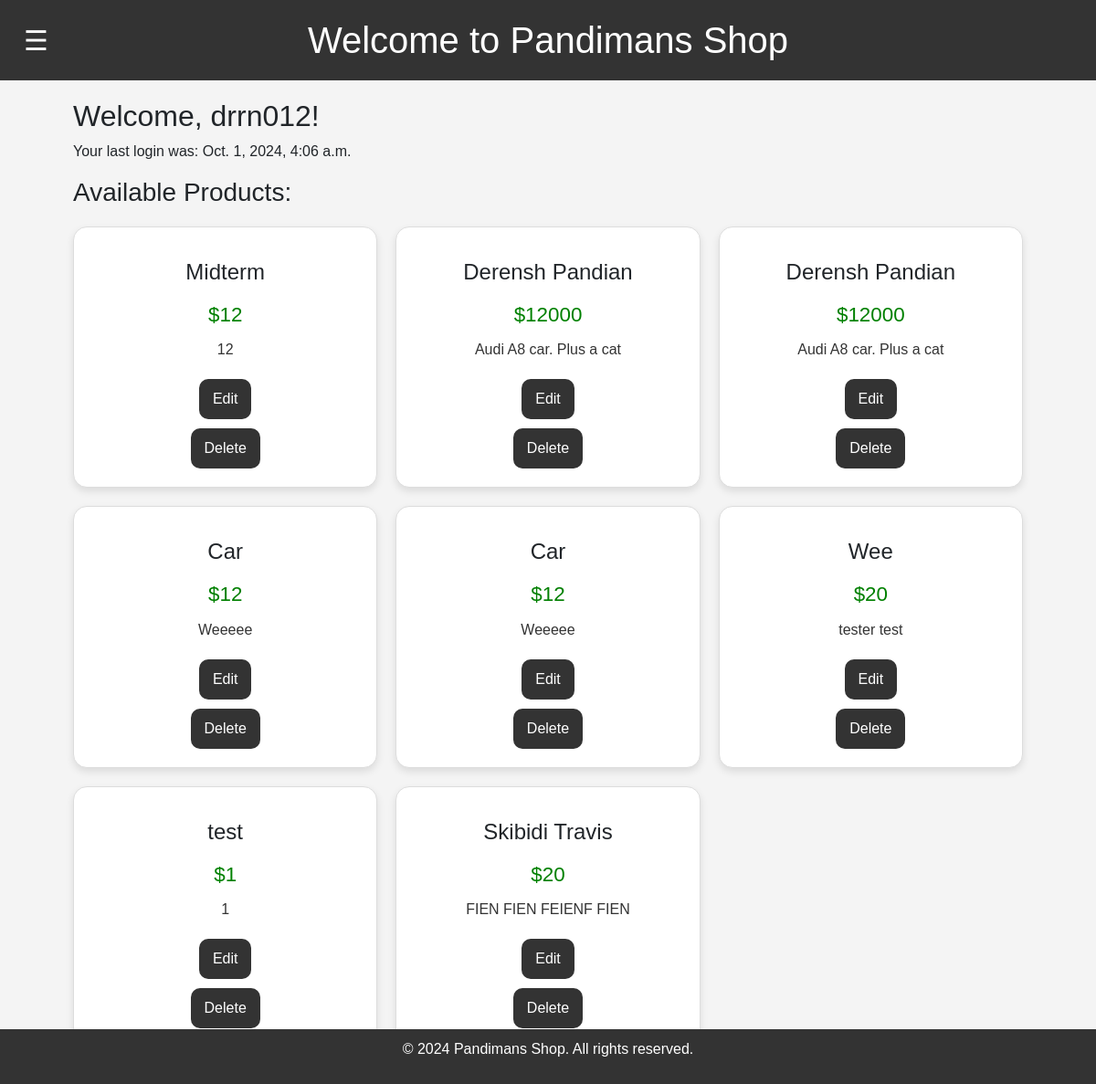
The app's page / (signed in) with its own data.
### main/models.py (models this page shows, shortened)
class Product(models.Model):
    name = models.CharField(max_length=100)
    price = models.IntegerField()
    description = models.TextField()
    user = models.ForeignKey(User, on_delete=models.CASCADE, default=1)  # Change 1 to the actual User ID

### main/views.py (the view)
# urls.py: path('', views.home, name='home'),
@login_required
def home(request):
    products = Product.objects.filter(user=request.user)
    return render(request, 'main.html', {
        'products': products,
        'username': request.user.username,
        'last_login': request.user.last_login,
    })

### main/templates/main.html (shortened to what this page needs)
<!DOCTYPE html>
<html lang="en">
<head>
    <link href="https://cdn.jsdelivr.net/npm/bootstrap@5.3.0-alpha1/dist/css/bootstrap.min.css" rel="stylesheet">
</head>
<body>
    <header>
        <button class="menu-icon" onclick="toggleSidebar()">&#9776;</button>
        <h1>Welcome to Pandimans Shop</h1>
    </header>
    <div class="container">
        <h2>Welcome, {{ username }}!</h2>
        <p>Your last login was: {{ last_login }}</p>
        <h3>Available Products:</h3>
        <div class="products">
            {% for product in products %}
            <div class="product-card">
                <h3>{{ product.name }}</h3>
                <p class="price">${{ product.price }}</p>
                <p>{{ product.description }}</p>
                <a href="{% url 'edit_product' product.id %}"><button type="button">Edit</button></a>
                <form action="{% url 'delete_product' product.id %}" method="post" onsubmit="return confirm('Are you sure?');">
                    <button type="submit">Delete</button>
                </form>
            </div>
            {% empty %}
            <p>No products available. Add products to the catalog.</p>
            {% endfor %}
        </div>
    </div>
    <footer>
        <p>&copy; 2024 Pandimans Shop. All rights reserved.</p>
    </footer>
</body>
</html>

### main/templates/main.html (style rules this page uses)
body { font-family: Arial, sans-serif; margin: 0; padding: 0; background-color: #f4f4f4; }
header { background-color: #333; color: rgb(255, 255, 255); padding: 20px 0; text-align: center; position: relative; }
header h1 { margin: 0; }
.menu-icon { position: absolute; top: 50%; left: 20px; transform: translateY(-50%); z-index: 1001; background-color: transparent; border: none; color: white; font-size: 30px; cursor: pointer; }
.container { width: 90%; margin: auto; overflow: hidden; padding: 20px; }
.products { display: grid; grid-template-columns: repeat(auto-fill, minmax(250px, 1fr)); gap: 20px; margin: 20px 0; }
.product-card { background-color: white; padding: 20px; border: 1px solid #ddd; border-radius: 15px; box-shadow: 0 4px 8px rgba(0, 0, 0, 0.1); text-align: center; transition: transform 0.2s ease-in-out, box-shadow 0.2s ease-in-out; }
.product-card h3 { margin: 15px 0; font-size: 1.5em; }
.product-card p { color: #333; margin: 10px 0; }
.product-card .price { font-size: 1.4em; color: green; }
.product-card button { background-color: #333; color: white; padding: 10px 15px; border: none; cursor: pointer; border-radius: 10px; margin-top: 10px; transition: background-color 0.3s ease-in-out; }
footer { background-color: #333; color: white; text-align: center; padding: 10px; position: fixed; bottom: 0; width: 100%; }

### records on screen
Product: name "Midterm", price "12", description "12"
Product: name "Derensh Pandian", price "12000", description "Audi A8 car. Plus a cat"
Product: name "Derensh Pandian", price "12000", description "Audi A8 car. Plus a cat"
Product: name "Car", price "12", description "Weeeee"
Product: name "Car", price "12", description "Weeeee"
Product: name "Wee", price "20", description "tester test"
Product: name "test", price "1", description "1"
Product: name "Skibidi Travis", price "20", description "FIEN FIEN FEIENF FIEN"

### other values on screen
{{ username }} "drrn012"
{{ last_login }} "Oct. 1, 2024, 4:06 a.m."
